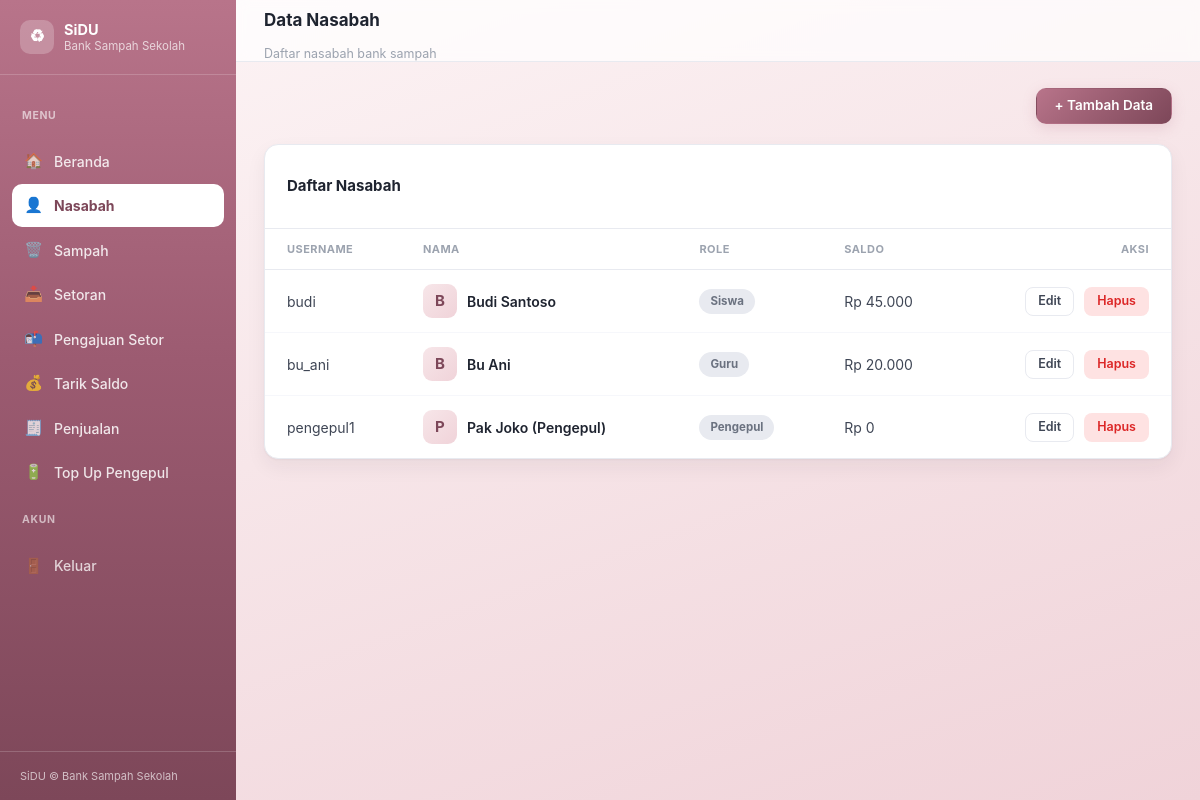
Page /nasabah/index.php (signed in) on the committed database.
### tables this page shows
CREATE TABLE `users` (
  `id_user` int(11) NOT NULL AUTO_INCREMENT,
  `username` varchar(50) NOT NULL,
  `password` varchar(50) NOT NULL,
  `nama` varchar(100) NOT NULL,
  `saldo` decimal(12,2) NOT NULL DEFAULT 0,
  `role` enum('admin','siswa','guru','pengepul') NOT NULL DEFAULT 'siswa',
  PRIMARY KEY (`id_user`)
);

### nasabah/index.php (the view, shortened to what this page needs)
<?php
include "koneksi.php";
?>
<!DOCTYPE html>
<html lang="id">
<head>
    <link rel="stylesheet" href="../assets/css/style.css?v=3">
</head>
<body class="role-admin">
    <div class="app-shell">
        <aside class="sidebar" id="sidebar">
            <div class="sidebar-brand">
                <div class="mark">♻</div>
                <div class="txt"><strong>SiDU</strong><span>Bank Sampah Sekolah</span></div>
            </div>
            <nav class="sidebar-nav">
                <p class="sidebar-label">Menu</p>
                <a href="../index.php"><span class="ic">🏠</span> Beranda</a>
                <a href="../nasabah" class="active"><span class="ic">👤</span> Nasabah</a>
                <a href="../sampah"><span class="ic">🗑️</span> Sampah</a>
                <a href="../transaksi"><span class="ic">📥</span> Setoran</a>
                <a href="../pengajuan_setor"><span class="ic">📬</span> Pengajuan Setor</a>
                <a href="../tarik_saldo"><span class="ic">💰</span> Tarik Saldo</a>
                <a href="../penjualan"><span class="ic">🧾</span> Penjualan</a>
                <a href="../topup"><span class="ic">🔋</span> Top Up Pengepul</a>
                <p class="sidebar-label">Akun</p>
                <a href="../logout.php" class="logout"><span class="ic">🚪</span> Keluar</a>
            </nav>
            <div class="sidebar-foot">SiDU © Bank Sampah Sekolah</div>
        </aside>
        <div class="main">
            <div class="topbar">
                <div style="display:flex;align-items:center;gap:12px;">
                    <div>
                        <h1>Data Nasabah</h1>
                        <div class="sub">Daftar nasabah bank sampah</div>
                    </div>
                </div>
            </div>
            <div class="page">
                <div class="page-head">
                    <a href="tambah.php" class="btn btn-primary">+ Tambah Data</a>
                </div>
                <div class="card">
                    <div class="card-head"><h2>Daftar Nasabah</h2></div>
                    <div class="table-wrapper">
                        <table>
                            <thead>
                                <tr>
                                    <th>Username</th>
                                    <th>Nama</th>
                                    <th>Role</th>
                                    <th>Saldo</th>
                                    <th class="aksi">Aksi</th>
                                </tr>
                            </thead>
                            <tbody>
                                <?php
                                $query = mysqli_query($koneksi, "SELECT * FROM users WHERE role != 'admin'");
                                ?>
                                <?php
                                while ($data = mysqli_fetch_array($query)) {
                                ?>
                                    <tr>
                                        <td><?php echo $data['username']; ?></td>
                                        <td>
                                            <div class="cell-user">
                                                <div class="avatar"><?php echo strtoupper(substr($data['nama'], 0, 1)); ?></div>
                                                <span class="cell-name"><?php echo $data['nama']; ?></span>
                                            </div>
                                        </td>
                                        <td><span class="badge badge-neutral"><?php echo ucfirst($data['role']); ?></span></td>
                                        <td>Rp <?php echo number_format($data['saldo'], 0, ',', '.'); ?></td>
                                        <td class="aksi">
                                            <a href="edit.php?id_user=<?php echo $data['id_user']; ?>" class="btn btn-outline btn-sm">Edit</a>
                                            <a href="hapus.php?id_user=<?php echo $data['id_user']; ?>" onclick="return confirm('Yakin ingin menghapus data ini?')" class="btn btn-danger-ghost btn-sm">Hapus</a>
                                        </td>
                                    </tr>
                                <?php } ?>
                            </tbody>
                        </table>
                    </div>
                </div>
            </div>
        </div>
    </div>
</body>
</html>

### rows in the picture
users: username "budi", nama "B", nama "Budi Santoso", role "Siswa", saldo "45.000"
users: username "bu_ani", nama "B", nama "Bu Ani", role "Guru", saldo "20.000"
users: username "pengepul1", nama "P", nama "Pak Joko (Pengepul)", role "Pengepul", saldo "0"
